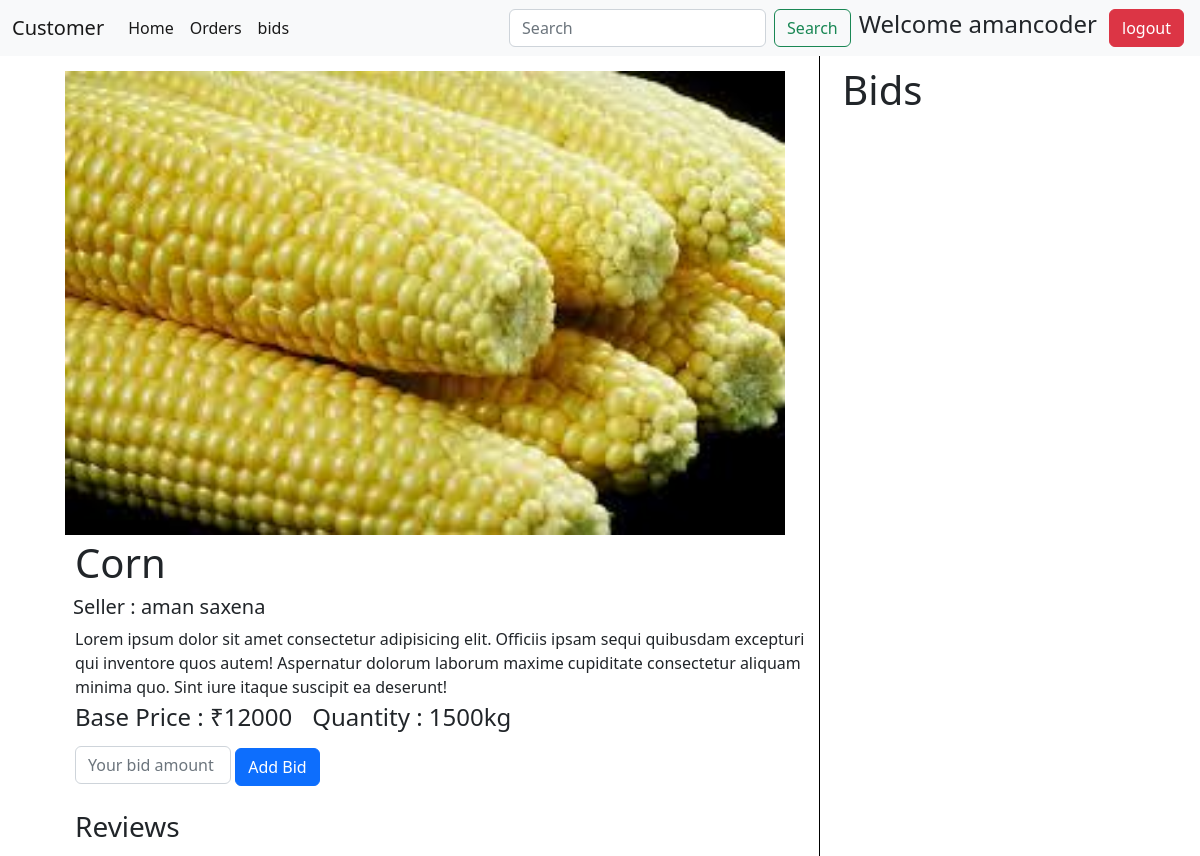
The app's page /customer/crop/5/ (signed in), older data.
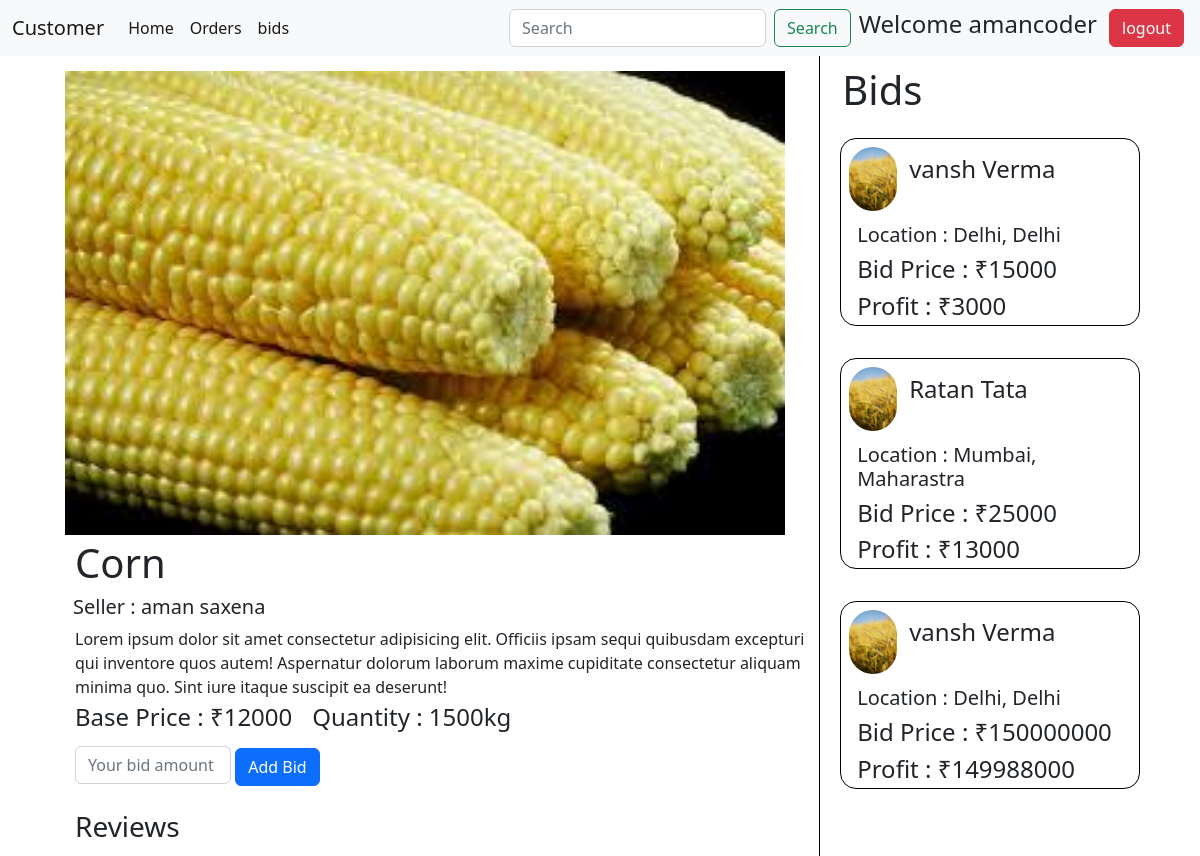
The same page, newer data.
### farmer/models.py (models this page shows, shortened)
class Bid(models.Model):
    id = models.AutoField(primary_key=True)
    farmer = models.ForeignKey(UserProfile,default=None,on_delete = models.CASCADE,related_name="bid_farmer")
    customer = models.ForeignKey(UserProfile,on_delete = models.CASCADE,related_name="bid_coustmer")
    crop = models.ForeignKey(Product,on_delete=models.CASCADE,null=True,blank=True)
    status = models.CharField(choices = status_choice,max_length=20)
    bid_price = models.PositiveIntegerField()
    timestamp = models.DateTimeField(auto_now_add=True,null=True,blank=True)
    def __str__(self):
        return f"Bid by {self.customer.user.username}"
    @property
    def profit(self):
        return self.bid_price - self.crop.price

class Product(models.Model):
    id = models.AutoField(primary_key=True)
    farmer = models.ForeignKey(UserProfile,on_delete = models.CASCADE)
    title = models.CharField(max_length=250,null=True,blank=True)
    crop_img = models.ImageField(upload_to="crop_img")
    crop_name = models.CharField(max_length=150)
    quantity = models.PositiveIntegerField()
    price = models.PositiveBigIntegerField()
    quality = models.CharField(choices=crop_quality_choice,max_length=30,null=True,blank=True)
    status = models.CharField(choices=product_status,default='unordered',null=True,blank=True,max_length=30)
    def __str__(self):
        return self.crop_name

### account/models.py (models this page shows, shortened)
class UserProfile(models.Model):
    id = models.AutoField(primary_key=True)
    user = models.ForeignKey(User,on_delete = models.CASCADE)
    user_type = models.CharField(choices=user_type_choices,max_length = 10)
    address = models.ForeignKey(Address,on_delete = models.CASCADE)
    contact_no = models.PositiveIntegerField()

class Address(models.Model):
    id = models.AutoField(primary_key = True)
    pincode = models.IntegerField(blank=True, null=True)
    city = models.CharField(choices=city_choices,max_length=70,blank=True, null=True,)
    state = models.CharField(choices=State_choices,max_length=70,blank=True, null=True)
    landmark = models.CharField(max_length=70)

### customer/views.py (the view)
# urls.py: path("crop/<int:pk>/",crop_detail),
def crop_detail(request,pk):
    crop = Product.objects.get(pk = pk)
    bids = Bid.objects.filter(crop = crop)
    user = UserProfile.objects.get(user = request.user)
    user_bid = Bid.objects.filter(Q(customer = user) & Q(crop = crop))
    print("user bid",user_bid)
    print(crop,bids)
    context = {'crop':crop,'bids':bids,"bidAdded":len(user_bid),"user_bid":user_bid}
    return render(request,"cropDetail.html",context=context)

### templates/cropDetail.html (shortened to what this page needs)
{% extends 'customerbase.html' %}
{% block body %}
    <div class="main-container">
        <div class="right">
            <img src="{{crop.crop_img.url}}" alt="">
            <h1 class="my-1">{{crop.crop_name}}</h1>
            <h5 class="my-1" style="margin-left: 38px;">Seller : {{crop.farmer.user.first_name}} {{crop.farmer.user.last_name}}</h5>
            <p class="my-1">Lorem ipsum dolor sit amet consectetur adipisicing elit. Officiis ipsam sequi quibusdam excepturi qui inventore quos autem! Aspernatur dolorum laborum maxime cupiditate consectetur aliquam minima quo. Sint iure itaque suscipit ea deserunt!</p>
           <div id="crop-info">
            <h4 id="price-heading">Base Price : ₹{{crop.price}}</h4>
            <h4 style="margin-left: 20px;">Quantity : {{crop.quantity}}kg</h4>
           </div>
           {% if bidAdded %}
            <form action="/customer/updateBid/{{user_bid.first.id}}/" method="post">
                {% csrf_token %}
                <input style="width: 13vw; display:inline; margin-left:40px" type="text" class="form-control" name="bidamount" placeholder="Your bid amount">
                <button class="btn btn-primary my-2">Modify Bid</button>
            </form>
            {% else %}
                <form action="/customer/addbid/{{crop.id}}/" method="post">
                    <input style="width: 13vw; display:inline; margin-left:40px" type="text" class="form-control" name="bidamount" placeholder="Your bid amount">
                    <button class="btn btn-primary my-2">Add Bid</button>
                </form>
            {% endif %}
            <h3 style="margin-left: 40px;" class="my-3">Reviews</h3>
        </div>
        <div class="left">
            <h1>Bids</h1>
            {% for b in bids  %}
            <div class="my-3 bids-card">
                <div class="user-info">
                    <img class="mx-2 my-2" src="/static/predictpage.jpeg" alt="">
                    <h4 class="mx-1 my-3">{{b.customer.user.first_name}} {{b.customer.user.last_name}}</h4>
                </div>
                <h5 class="mx-3 my-1">Location : {{b.customer.address.city}}, {{b.customer.address.state}}</h5>
                <h4 class="mx-3 my-1">Bid Price : ₹{{b.bid_price}}</h4>
                <h4 class="mx-3 my-1">Profit : ₹{{b.profit}}</h4>
            </div>
            {% endfor %}
        </div>
    </div>
{% endblock body %}

Row changes from the older to the newer data that the page shows:
added Bid: customer.user.first_name "vansh", customer.user.last_name "Verma", customer.address.city "Delhi", customer.address.state "Delhi", bid_price "15000", profit "3000"
added Bid: customer.user.first_name "Ratan", customer.user.last_name "Tata", customer.address.city "Mumbai", customer.address.state "Maharastra", bid_price "25000", profit "13000"
added Bid: customer.user.first_name "vansh", customer.user.last_name "Verma", customer.address.city "Delhi", customer.address.state "Delhi", bid_price "150000000", profit "149988000"
